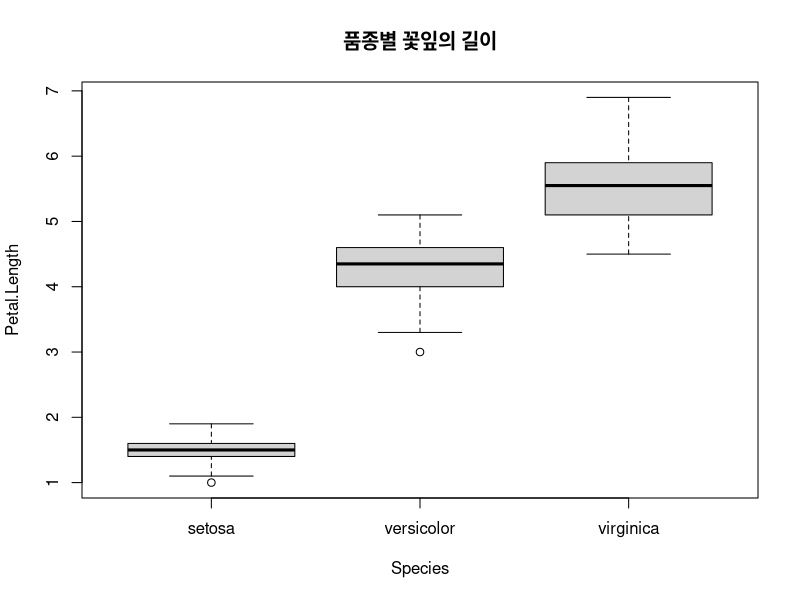
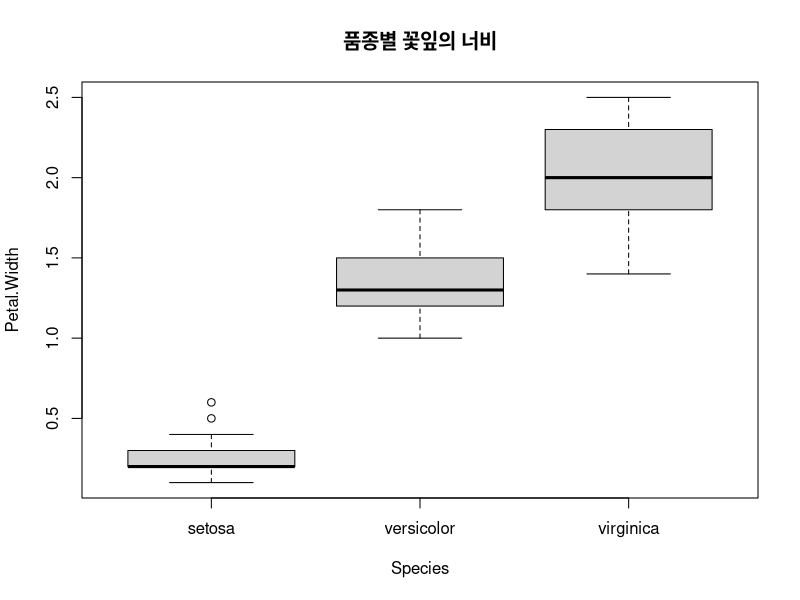

R code for these plots, in order:
boxplot(Petal.Length~Species, data=iris, main="품종별 꽃잎의 길이")

boxplot(Petal.Width~Species, data=iris, main="품종별 꽃잎의 너비")
